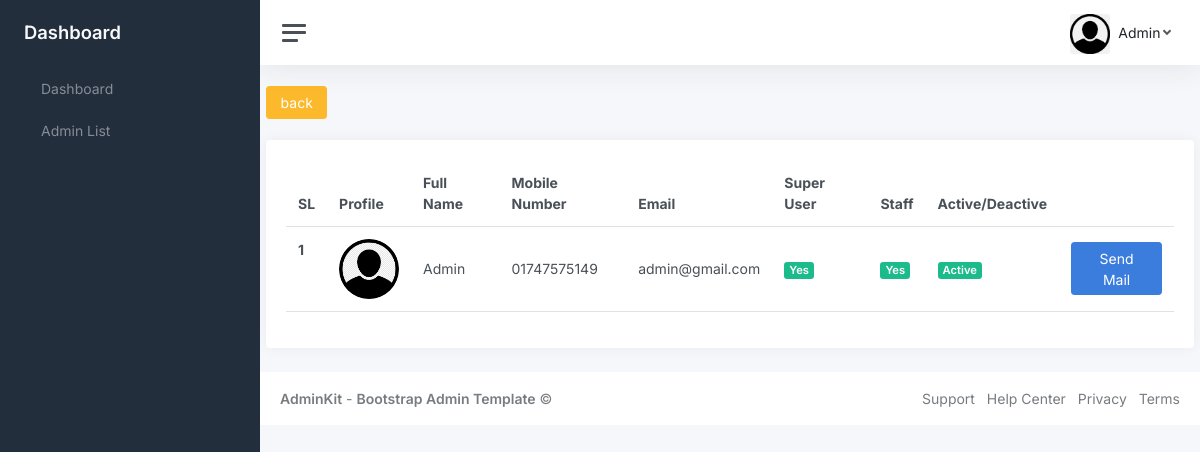
The page /dashboard/admin-list/ (signed in) on the database as committed earlier.
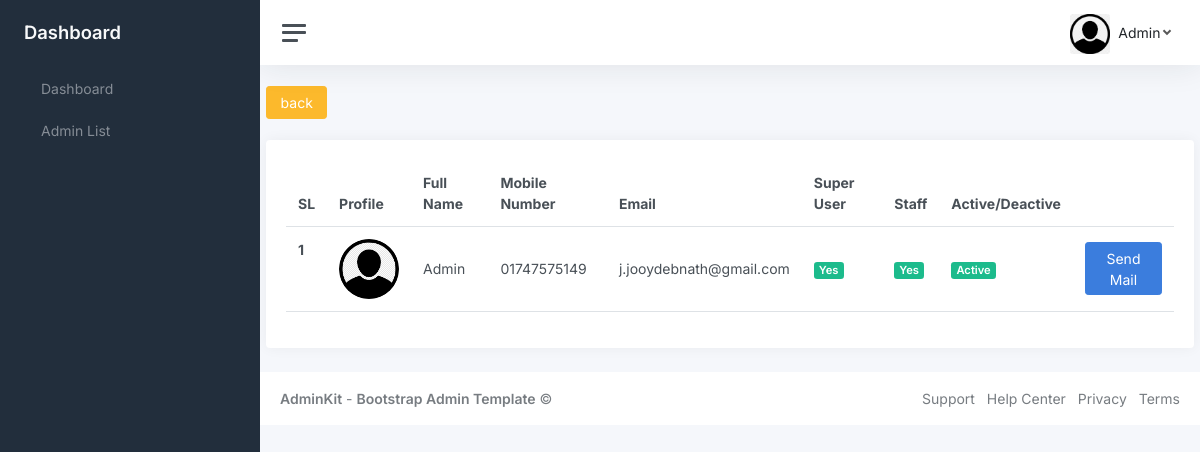
The same page on the database as committed later.
### accounts/models.py (models this page shows, shortened)
class AdminRegister(models.Model):
    user = models.OneToOneField(User, null=True, blank=True, on_delete= models.CASCADE)
    is_publish = models.BooleanField(('publish'), default=False, help_text=(
        'Designates whether this user should be treated as active. '
            'Unselect this instead of deleting accounts.'))

class User(AbstractUser):
    full_name = models.CharField(max_length=150, null=True)
    email = models.EmailField(unique=True, null=True)
    mobile_number = models.CharField(max_length=11, null=True, unique=True)
    profile_picture = models.ImageField(upload_to='profile/', null=True, blank=True, default='user-default/avatar.png')
    USERNAME_FIELD = 'mobile_number'
    REQUIRED_FIELDS = ['username']

### dashboard/views.py (the view)
# urls.py: path('admin-list/', views.adminList, name="admin-list"),
def adminList(request):
    user = request.user
    admins = AdminRegister.objects.all()
    if user.is_staff or user.is_superuser:
        context = {'admins': admins}
        return render(request, 'dashboard/admin_list.html', context)
    else:
        return render(request, 'dashboard/not_authrized.html')

### dashboard/templates/dashboard/admin_list.html (shortened to what this page needs)
{% extends 'dashboard/base.html' %}
{% block content %}
<div class="container">
  <br>
  <div class="">
    <a class="btn btn-warning" href="{% url 'dashboard' %}">back</a>
  </div>
    <br>
    <div class="row">
        <div class="col">
            <div class="card">
                <div class="card-body">
                    <table class="table">
                        <thead>
                          <tr>
                            <th scope="col">SL</th>
                            <th scope="col">Profile</th>
                            <th scope="col">Full Name</th>
                            <th scope="col">Mobile Number</th>
                            <th scope="col">Email</th>
                            <th scope="col">Super User</th>
                            <th scope="col">Staff</th>
                            <th scope="col">Active/Deactive</th>
                            <th scope="col"></th>
                          </tr>
                        </thead>
                        {% for obj in admins %}
                        <tbody>
                          <tr>
                            <th scope="row">{{ forloop.counter }}</th>
                            <th><img style="width: 60px; border-radius: 50%;" src="{{ obj.user.profile_picture.url }}"></th>
                            <td>{{ obj.user.full_name }}</td>
                            <td>{{ obj.user.mobile_number }}</td>
                            <td>{{ obj.user.email }}</td>
                            {% if obj.user.is_superuser is True %}
                              <td><span class="badge bg-success">Yes</span></td>
                            {% else %}
                              <td><span class="badge bg-danger">No</span></td>
                            {% endif %}
                            {% if obj.user.is_staff is True %}
                              <td><span class="badge bg-success">Yes</span></td>
                            {% else %}
                              <td><span class="badge bg-danger">No</span></td>
                            {% endif %}
                            {% if obj.is_publish is True %}
                              <td><span class="badge bg-success">Active</span></td>
                            {% else %}
                              <td><span class="badge bg-danger">Deactive</span></td>
                            {% endif %}
                            <td><a href="{% url 'send-mail' obj.user.id %}" class="btn btn-primary">Send Mail</a></td>
                          </tr>
                        </tbody>
                        {% endfor %}
                      </table>
                </div>
            </div>
        </div>
    </div>
</div>
{% endblock %}

Rows that differ between the two databases and show on the page:
changed through a linked row, AdminRegister "Admin": user.email "admin@gmail.com" → "j.jooydebnath@gmail.com"
